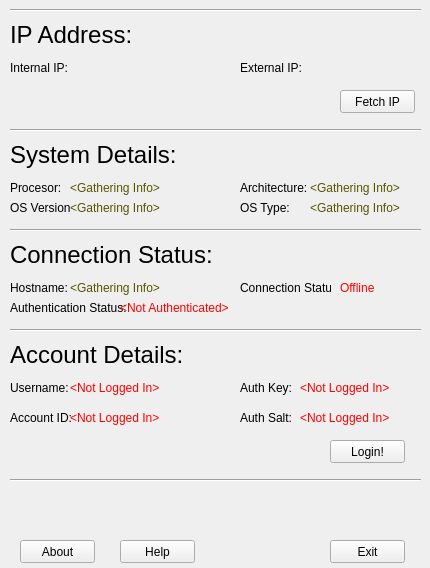
<?xml version="1.0" encoding="UTF-8"?>
<ui version="4.0">
 <class>MainWindow</class>
 <widget class="QMainWindow" name="MainWindow">
  <property name="geometry">
   <rect>
    <x>0</x>
    <y>0</y>
    <width>430</width>
    <height>568</height>
   </rect>
  </property>
  <property name="minimumSize">
   <size>
    <width>430</width>
    <height>568</height>
   </size>
  </property>
  <property name="maximumSize">
   <size>
    <width>430</width>
    <height>568</height>
   </size>
  </property>
  <property name="windowTitle">
   <string>Client- CyberHawk</string>
  </property>
  <widget class="QWidget" name="centralwidget">
   <widget class="QLabel" name="label">
    <property name="geometry">
     <rect>
      <x>10</x>
      <y>20</y>
      <width>151</width>
      <height>31</height>
     </rect>
    </property>
    <property name="text">
     <string>&lt;html&gt;&lt;head/&gt;&lt;body&gt;&lt;p&gt;&lt;span style=&quot; font-size:18pt;&quot;&gt;IP Address:&lt;/span&gt;&lt;/p&gt;&lt;/body&gt;&lt;/html&gt;</string>
    </property>
   </widget>
   <widget class="QLabel" name="label_2">
    <property name="geometry">
     <rect>
      <x>10</x>
      <y>140</y>
      <width>181</width>
      <height>31</height>
     </rect>
    </property>
    <property name="text">
     <string>&lt;html&gt;&lt;head/&gt;&lt;body&gt;&lt;p&gt;&lt;span style=&quot; font-size:18pt;&quot;&gt;System Details:&lt;/span&gt;&lt;/p&gt;&lt;/body&gt;&lt;/html&gt;</string>
    </property>
   </widget>
   <widget class="QLabel" name="label_3">
    <property name="geometry">
     <rect>
      <x>10</x>
      <y>240</y>
      <width>221</width>
      <height>31</height>
     </rect>
    </property>
    <property name="text">
     <string>&lt;html&gt;&lt;head/&gt;&lt;body&gt;&lt;p&gt;&lt;span style=&quot; font-size:18pt;&quot;&gt;Connection Status:&lt;/span&gt;&lt;/p&gt;&lt;/body&gt;&lt;/html&gt;</string>
    </property>
   </widget>
   <widget class="QLabel" name="label_4">
    <property name="geometry">
     <rect>
      <x>10</x>
      <y>340</y>
      <width>201</width>
      <height>31</height>
     </rect>
    </property>
    <property name="text">
     <string>&lt;html&gt;&lt;head/&gt;&lt;body&gt;&lt;p&gt;&lt;span style=&quot; font-size:18pt;&quot;&gt;Account Details: &lt;/span&gt;&lt;/p&gt;&lt;/body&gt;&lt;/html&gt;</string>
    </property>
   </widget>
   <widget class="QLabel" name="label_5">
    <property name="geometry">
     <rect>
      <x>10</x>
      <y>60</y>
      <width>61</width>
      <height>16</height>
     </rect>
    </property>
    <property name="text">
     <string>Internal IP:</string>
    </property>
   </widget>
   <widget class="QLabel" name="label_6">
    <property name="geometry">
     <rect>
      <x>240</x>
      <y>60</y>
      <width>61</width>
      <height>16</height>
     </rect>
    </property>
    <property name="text">
     <string>External IP: </string>
    </property>
   </widget>
   <widget class="QLabel" name="label_7">
    <property name="geometry">
     <rect>
      <x>10</x>
      <y>180</y>
      <width>61</width>
      <height>16</height>
     </rect>
    </property>
    <property name="text">
     <string>Procesor:</string>
    </property>
   </widget>
   <widget class="QLabel" name="label_8">
    <property name="geometry">
     <rect>
      <x>10</x>
      <y>380</y>
      <width>61</width>
      <height>16</height>
     </rect>
    </property>
    <property name="text">
     <string>Username:</string>
    </property>
   </widget>
   <widget class="QLabel" name="label_9">
    <property name="geometry">
     <rect>
      <x>240</x>
      <y>180</y>
      <width>71</width>
      <height>16</height>
     </rect>
    </property>
    <property name="text">
     <string>Architecture: </string>
    </property>
   </widget>
   <widget class="QLabel" name="label_10">
    <property name="geometry">
     <rect>
      <x>240</x>
      <y>200</y>
      <width>61</width>
      <height>16</height>
     </rect>
    </property>
    <property name="text">
     <string>OS Type:</string>
    </property>
   </widget>
   <widget class="QLabel" name="label_11">
    <property name="geometry">
     <rect>
      <x>10</x>
      <y>410</y>
      <width>61</width>
      <height>16</height>
     </rect>
    </property>
    <property name="text">
     <string>Account ID:</string>
    </property>
   </widget>
   <widget class="QLabel" name="label_12">
    <property name="geometry">
     <rect>
      <x>240</x>
      <y>280</y>
      <width>91</width>
      <height>16</height>
     </rect>
    </property>
    <property name="text">
     <string>Connection Status:</string>
    </property>
   </widget>
   <widget class="QLabel" name="label_13">
    <property name="geometry">
     <rect>
      <x>10</x>
      <y>300</y>
      <width>121</width>
      <height>16</height>
     </rect>
    </property>
    <property name="text">
     <string>Authentication Status: </string>
    </property>
   </widget>
   <widget class="QLabel" name="label_14">
    <property name="geometry">
     <rect>
      <x>10</x>
      <y>280</y>
      <width>61</width>
      <height>16</height>
     </rect>
    </property>
    <property name="text">
     <string>Hostname:</string>
    </property>
   </widget>
   <widget class="QLabel" name="label_15">
    <property name="geometry">
     <rect>
      <x>10</x>
      <y>200</y>
      <width>61</width>
      <height>16</height>
     </rect>
    </property>
    <property name="text">
     <string>OS Version:</string>
    </property>
   </widget>
   <widget class="QLabel" name="label_16">
    <property name="geometry">
     <rect>
      <x>240</x>
      <y>380</y>
      <width>61</width>
      <height>16</height>
     </rect>
    </property>
    <property name="text">
     <string>Auth Key:</string>
    </property>
   </widget>
   <widget class="QLabel" name="label_17">
    <property name="geometry">
     <rect>
      <x>240</x>
      <y>410</y>
      <width>61</width>
      <height>16</height>
     </rect>
    </property>
    <property name="text">
     <string>Auth Salt: </string>
    </property>
   </widget>
   <widget class="Line" name="line">
    <property name="geometry">
     <rect>
      <x>10</x>
      <y>0</y>
      <width>411</width>
      <height>20</height>
     </rect>
    </property>
    <property name="orientation">
     <enum>Qt::Horizontal</enum>
    </property>
   </widget>
   <widget class="Line" name="line_2">
    <property name="geometry">
     <rect>
      <x>10</x>
      <y>120</y>
      <width>411</width>
      <height>20</height>
     </rect>
    </property>
    <property name="orientation">
     <enum>Qt::Horizontal</enum>
    </property>
   </widget>
   <widget class="Line" name="line_3">
    <property name="geometry">
     <rect>
      <x>10</x>
      <y>220</y>
      <width>411</width>
      <height>20</height>
     </rect>
    </property>
    <property name="orientation">
     <enum>Qt::Horizontal</enum>
    </property>
   </widget>
   <widget class="Line" name="line_4">
    <property name="geometry">
     <rect>
      <x>10</x>
      <y>320</y>
      <width>411</width>
      <height>20</height>
     </rect>
    </property>
    <property name="orientation">
     <enum>Qt::Horizontal</enum>
    </property>
   </widget>
   <widget class="Line" name="line_5">
    <property name="geometry">
     <rect>
      <x>10</x>
      <y>470</y>
      <width>411</width>
      <height>20</height>
     </rect>
    </property>
    <property name="orientation">
     <enum>Qt::Horizontal</enum>
    </property>
   </widget>
   <widget class="QLabel" name="I_ip">
    <property name="geometry">
     <rect>
      <x>70</x>
      <y>60</y>
      <width>121</width>
      <height>16</height>
     </rect>
    </property>
    <property name="text">
     <string>&lt;Not Fetched&gt;</string>
    </property>
   </widget>
   <widget class="QLabel" name="E_ip">
    <property name="geometry">
     <rect>
      <x>300</x>
      <y>60</y>
      <width>141</width>
      <height>16</height>
     </rect>
    </property>
    <property name="text">
     <string>&lt;Not Fetched&gt;</string>
    </property>
   </widget>
   <widget class="QLabel" name="status">
    <property name="geometry">
     <rect>
      <x>340</x>
      <y>280</y>
      <width>121</width>
      <height>16</height>
     </rect>
    </property>
    <property name="text">
     <string>&lt;html&gt;&lt;head/&gt;&lt;body&gt;&lt;p&gt;&lt;span style=&quot; color:#ff0000;&quot;&gt;Offline&lt;/span&gt;&lt;/p&gt;&lt;/body&gt;&lt;/html&gt;</string>
    </property>
   </widget>
   <widget class="QLabel" name="processor">
    <property name="geometry">
     <rect>
      <x>70</x>
      <y>180</y>
      <width>101</width>
      <height>16</height>
     </rect>
    </property>
    <property name="text">
     <string>&lt;html&gt;&lt;head/&gt;&lt;body&gt;&lt;p&gt;&lt;span style=&quot; color:#555500;&quot;&gt;&amp;lt;Gathering Info&amp;gt;&lt;/span&gt;&lt;/p&gt;&lt;/body&gt;&lt;/html&gt;</string>
    </property>
   </widget>
   <widget class="QLabel" name="OS">
    <property name="geometry">
     <rect>
      <x>70</x>
      <y>200</y>
      <width>101</width>
      <height>16</height>
     </rect>
    </property>
    <property name="text">
     <string>&lt;html&gt;&lt;head/&gt;&lt;body&gt;&lt;p&gt;&lt;span style=&quot; color:#555500;&quot;&gt;&amp;lt;Gathering Info&amp;gt;&lt;/span&gt;&lt;/p&gt;&lt;/body&gt;&lt;/html&gt;</string>
    </property>
   </widget>
   <widget class="QLabel" name="OS_Type">
    <property name="geometry">
     <rect>
      <x>310</x>
      <y>200</y>
      <width>101</width>
      <height>16</height>
     </rect>
    </property>
    <property name="text">
     <string>&lt;html&gt;&lt;head/&gt;&lt;body&gt;&lt;p&gt;&lt;span style=&quot; color:#555500;&quot;&gt;&amp;lt;Gathering Info&amp;gt;&lt;/span&gt;&lt;/p&gt;&lt;/body&gt;&lt;/html&gt;</string>
    </property>
   </widget>
   <widget class="QLabel" name="Arch">
    <property name="geometry">
     <rect>
      <x>310</x>
      <y>180</y>
      <width>101</width>
      <height>16</height>
     </rect>
    </property>
    <property name="text">
     <string>&lt;html&gt;&lt;head/&gt;&lt;body&gt;&lt;p&gt;&lt;span style=&quot; color:#555500;&quot;&gt;&amp;lt;Gathering Info&amp;gt;&lt;/span&gt;&lt;/p&gt;&lt;/body&gt;&lt;/html&gt;</string>
    </property>
   </widget>
   <widget class="QLabel" name="Auth_stat">
    <property name="geometry">
     <rect>
      <x>120</x>
      <y>300</y>
      <width>111</width>
      <height>16</height>
     </rect>
    </property>
    <property name="text">
     <string>&lt;html&gt;&lt;head/&gt;&lt;body&gt;&lt;p&gt;&lt;span style=&quot; color:#ff0000;&quot;&gt;&amp;lt;Not Authenticated&amp;gt;&lt;/span&gt;&lt;/p&gt;&lt;/body&gt;&lt;/html&gt;</string>
    </property>
   </widget>
   <widget class="QLabel" name="Hostname">
    <property name="geometry">
     <rect>
      <x>70</x>
      <y>280</y>
      <width>101</width>
      <height>16</height>
     </rect>
    </property>
    <property name="text">
     <string>&lt;html&gt;&lt;head/&gt;&lt;body&gt;&lt;p&gt;&lt;span style=&quot; color:#555500;&quot;&gt;&amp;lt;Gathering Info&amp;gt;&lt;/span&gt;&lt;/p&gt;&lt;/body&gt;&lt;/html&gt;</string>
    </property>
   </widget>
   <widget class="QLabel" name="Username">
    <property name="geometry">
     <rect>
      <x>70</x>
      <y>380</y>
      <width>111</width>
      <height>16</height>
     </rect>
    </property>
    <property name="text">
     <string>&lt;html&gt;&lt;head/&gt;&lt;body&gt;&lt;p&gt;&lt;span style=&quot; color:#ff0000;&quot;&gt;&amp;lt;Not Logged In&amp;gt;&lt;/span&gt;&lt;/p&gt;&lt;/body&gt;&lt;/html&gt;</string>
    </property>
   </widget>
   <widget class="QLabel" name="aid">
    <property name="geometry">
     <rect>
      <x>70</x>
      <y>410</y>
      <width>111</width>
      <height>16</height>
     </rect>
    </property>
    <property name="text">
     <string>&lt;html&gt;&lt;head/&gt;&lt;body&gt;&lt;p&gt;&lt;span style=&quot; color:#ff0000;&quot;&gt;&amp;lt;Not Logged In&amp;gt;&lt;/span&gt;&lt;/p&gt;&lt;/body&gt;&lt;/html&gt;</string>
    </property>
   </widget>
   <widget class="QLabel" name="Auth_key">
    <property name="geometry">
     <rect>
      <x>300</x>
      <y>380</y>
      <width>111</width>
      <height>16</height>
     </rect>
    </property>
    <property name="text">
     <string>&lt;html&gt;&lt;head/&gt;&lt;body&gt;&lt;p&gt;&lt;span style=&quot; color:#ff0000;&quot;&gt;&amp;lt;Not Logged In&amp;gt;&lt;/span&gt;&lt;/p&gt;&lt;/body&gt;&lt;/html&gt;</string>
    </property>
   </widget>
   <widget class="QLabel" name="Auth_salt">
    <property name="geometry">
     <rect>
      <x>300</x>
      <y>410</y>
      <width>111</width>
      <height>16</height>
     </rect>
    </property>
    <property name="text">
     <string>&lt;html&gt;&lt;head/&gt;&lt;body&gt;&lt;p&gt;&lt;span style=&quot; color:#ff0000;&quot;&gt;&amp;lt;Not Logged In&amp;gt;&lt;/span&gt;&lt;/p&gt;&lt;/body&gt;&lt;/html&gt;</string>
    </property>
   </widget>
   <widget class="QPushButton" name="FetchIP">
    <property name="geometry">
     <rect>
      <x>340</x>
      <y>90</y>
      <width>75</width>
      <height>23</height>
     </rect>
    </property>
    <property name="text">
     <string>Fetch IP</string>
    </property>
   </widget>
   <widget class="QPushButton" name="Login">
    <property name="geometry">
     <rect>
      <x>330</x>
      <y>440</y>
      <width>75</width>
      <height>23</height>
     </rect>
    </property>
    <property name="text">
     <string>Login!</string>
    </property>
   </widget>
   <widget class="QPushButton" name="Exit">
    <property name="geometry">
     <rect>
      <x>330</x>
      <y>540</y>
      <width>75</width>
      <height>23</height>
     </rect>
    </property>
    <property name="text">
     <string>Exit</string>
    </property>
   </widget>
   <widget class="QPushButton" name="pushButton_4">
    <property name="geometry">
     <rect>
      <x>120</x>
      <y>540</y>
      <width>75</width>
      <height>23</height>
     </rect>
    </property>
    <property name="text">
     <string>Help</string>
    </property>
   </widget>
   <widget class="QPushButton" name="pushButton_5">
    <property name="geometry">
     <rect>
      <x>20</x>
      <y>540</y>
      <width>75</width>
      <height>23</height>
     </rect>
    </property>
    <property name="text">
     <string>About</string>
    </property>
   </widget>
  </widget>
 </widget>
 <resources/>
 <connections/>
</ui>
